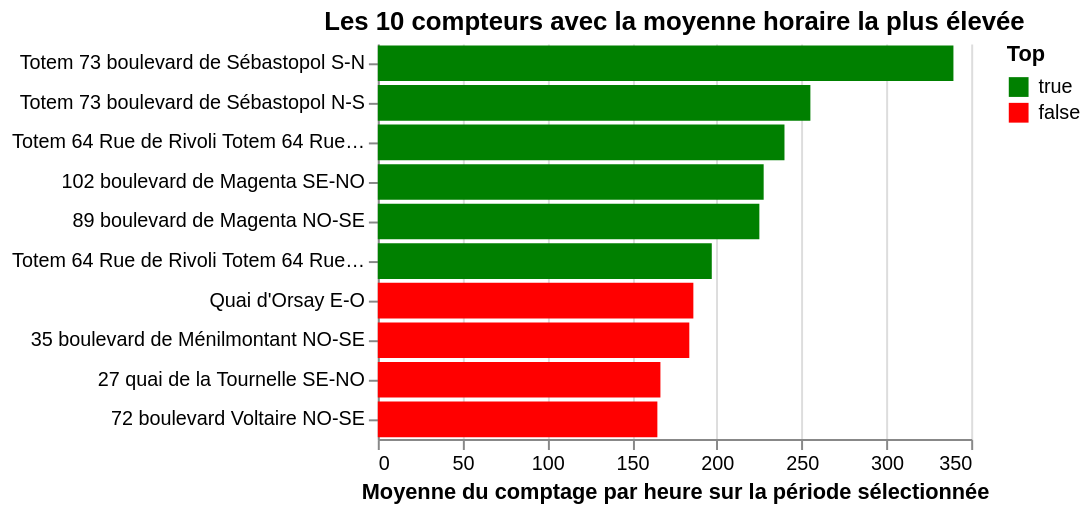

The cell this chart's notebook holds for it:
### Markdown cell above
## 7.3 La librairie `altair`

Comme `ggplot`/`plotnine`, `Vega` est un écosystème graphique visant à proposer une implémentation de la grammaire des graphiques de Wilkinson (2012). La syntaxe de `Vega` est donc basée sur un principe déclaratif: on déclare une construction par couches et transformations de données progressives.

A l’origine, `Vega` est basée sur une syntaxe JSON, d’où son lien fort avec `Javascript`. Néanmoins, il existe une API Python qui permet de faire ce type de figures interactives nativement en Python. Pour comprendre la logique de construction d’un code `altair`, voici comment répliquer la figure précédente avec:

### Code cell
import altair as alt

color_scale = alt.Scale(domain=[True, False], range=["green", "red"])

fig2 = (
    alt.Chart(df1)
    .mark_bar()
    .encode(
        x=alt.X(
            "average(sum_counts):Q",
            title="Moyenne du comptage par heure sur la période sélectionnée",
        ),
        y=alt.Y("nom_compteur:N", sort="-x", title=""),
        color=alt.Color("top:N", scale=color_scale, legend=alt.Legend(title="Top")),
        tooltip=[
            alt.Tooltip("nom_compteur:N", title="Nom du compteur"),
            alt.Tooltip("sum_counts:Q", title="Moyenne horaire"),
        ],
    )
    .properties(title="Les 10 compteurs avec la moyenne horaire la plus élevée")
    .configure_view(strokeOpacity=0)
)

fig2.interactive()

### Figure 1 — Vega-Lite specification as saved in the notebook (floating-point values rounded to 4 significant figures)
{"config": {"view": {"continuousWidth": 300, "continuousHeight": 300, "strokeOpacity": 0}}, "data": {"name": "data-f70bf1edfe370f05477c6a02d91cca91"}, "mark": {"type": "bar"}, "encoding": {"color": {"field": "top", "legend": {"title": "Top"}, "scale": {"domain": [true, false], "range": ["green", "red"]}, "type": "nominal"}, "tooltip": [{"field": "nom_compteur", "title": "Nom du compteur", "type": "nominal"}, {"field": "sum_counts", "title": "Moyenne horaire", "type": "quantitative"}], "x": {"aggregate": "average", "field": "sum_counts", "title": "Moyenne du comptage par heure sur la période sélectionnée", "type": "quantitative"}, "y": {"field": "nom_compteur", "sort": "-x", "title": "", "type": "nominal"}}, "params": [{"name": "param_1", "select": {"type": "interval", "encodings": ["x", "y"]}, "bind": "scales"}], "title": "Les 10 compteurs avec la moyenne horaire la plus élevée", "$schema": "https://vega.github.io/schema/vega-lite/v5.20.1.json", "datasets": {"data-f70bf1edfe370f05477c6a02d91cca91": [{"nom_compteur": "Totem 73 boulevard de Sébastopol S-N", "sum_counts": 339.5, "top": true}, {"nom_compteur": "Totem 73 boulevard de Sébastopol N-S", "sum_counts": 255.1, "top": true}, {"nom_compteur": "Totem 64 Rue de Rivoli Totem 64 Rue de Rivoli Vélos O-E", "sum_counts": 239.9, "top": true}, {"nom_compteur": "102 boulevard de Magenta SE-NO", "sum_counts": 227.6, "top": true}, {"nom_compteur": "89 boulevard de Magenta NO-SE", "sum_counts": 225.1, "top": true}, {"nom_compteur": "Totem 64 Rue de Rivoli Totem 64 Rue de Rivoli Vélos E-O", "sum_counts": 197.0, "top": true}, {"nom_compteur": "Quai d'Orsay E-O", "sum_counts": 186.1, "top": false}, {"nom_compteur": "35 boulevard de Ménilmontant NO-SE", "sum_counts": 183.7, "top": false}, {"nom_compteur": "27 quai de la Tournelle SE-NO", "sum_counts": 166.7, "top": false}, {"nom_compteur": "72 boulevard Voltaire NO-SE", "sum_counts": 164.9, "top": false}]}}
